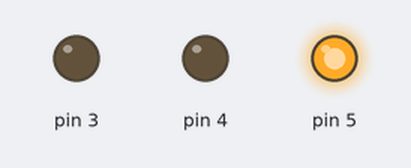
A sketch run on a simulated Arduino Uno, built with avr-gcc and run on an emulated ATmega328P. Shown: output pins drawn as LEDs (lit = HIGH).

Above: at 0.6 s.
At 1.5 s:
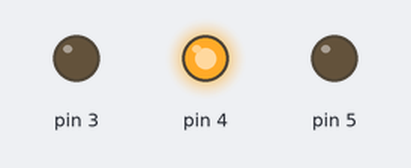
At 2.4 s:
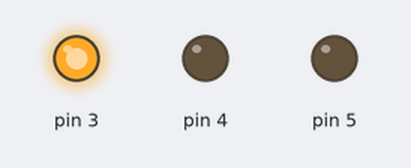
Timing chart, 0 to 3.0 s (numbered marks = the images above):
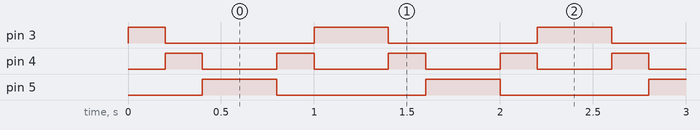

Measured:
- by itself, pin 3: repeats every 1.2 s: LOW 0.80 s, HIGH 0.40 s
- by itself, pin 4: alternates HIGH for 0.20 s and LOW for 0.40 s
- by itself, pin 5: alternates HIGH for 0.40 s and LOW for 0.80 s

The sketch:

multiple_leds_with_for_loop_iteration1.ino
```cpp
//C++ Code

/*
  For Loop Iteration

 Demonstrates the use of a for() loop.
 Lights multiple LEDs in sequence, then in reverse.

 The circuit:
 * LEDs from pins 3 through 7 to ground
 http://www.arduino.cc/en/Tutorial/ForLoop
 */

int timer = 200;           // The higher the number, the slower the timing.

void setup() {
  // use a for loop to initialize each pin as an output:
  for (int thisPin = 3; thisPin < 6; thisPin++) {
    pinMode(thisPin, OUTPUT);
  }
}

void loop() {

  // loop from the lowest pin to the highest:
  for (int thisPin = 3; thisPin < 6; thisPin++) {
    // turn the pin on:
    digitalWrite(thisPin, HIGH);
    delay(timer);
    // turn the pin off:
    digitalWrite(thisPin, LOW);
  }

  // loop from the highest pin to the lowest:
  for (int thisPin = 5; thisPin >= 3; thisPin--) {
    // turn the pin on:
    digitalWrite(thisPin, HIGH);
    delay(timer);
    // turn the pin off:
    digitalWrite(thisPin, LOW);
  }
}
```
